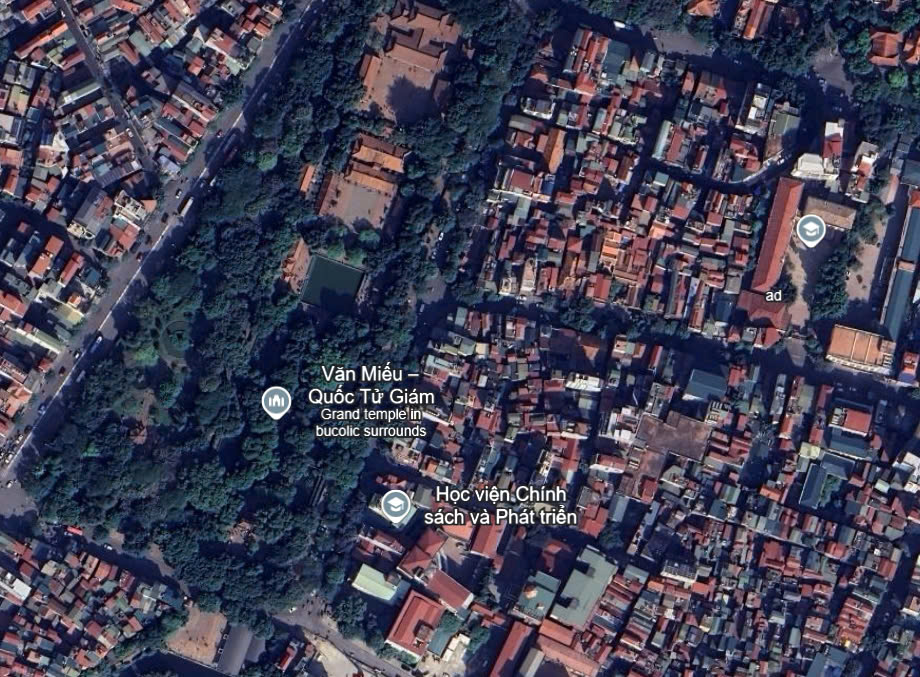
#> input picture images/AnhVeTinh.jpg, 920 x 677 px
$ python Kmeans.py
#> lines starting #> are read from the running program, lines starting #| are printed output that depends on the picture
import numpy as np
import cv2
from sklearn.cluster import KMeans
import matplotlib.pyplot as plt

# Đọc ảnh và chuyển thành ảnh RGB
image = cv2.imread('images/AnhVeTinh.jpg')
#> image is the input picture: shape (677, 920, 3); mean B, G, R 83.8, 65, 66.9
image_rgb = cv2.cvtColor(image, cv2.COLOR_BGR2RGB)

# Chuyển đổi ảnh thành dạng vector (mỗi pixel là một điểm)
pixels = image_rgb.reshape((-1, 3))

# Áp dụng K-means
kmeans = KMeans(n_clusters=2, random_state=42)  # Giả sử có 2 cụm: nhà và không phải nhà
kmeans.fit(pixels)

# Gán nhãn cho các pixel
labels = kmeans.labels_

# Chuyển đổi nhãn thành ảnh
segmented_image = labels.reshape(image_rgb.shape[0], image_rgb.shape[1])

# Hiển thị ảnh phân cụm
plt.imshow(segmented_image, cmap='viridis')
plt.show()
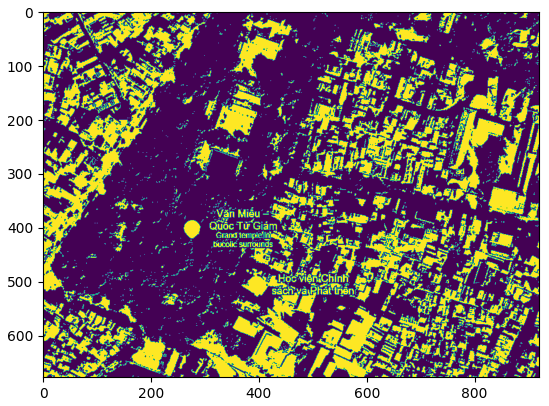
#> figure drawn by matplotlib, 1 panel
